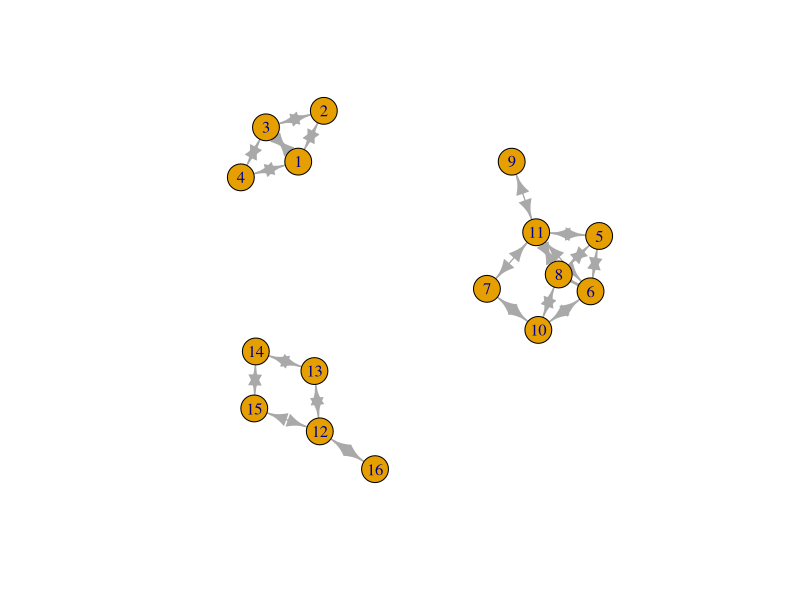

This figure's R source:
## ---- chunk 1
knitr::opts_chunk$set(echo = TRUE)
library(igraph)
## ---- chunk 2
n<-16
n_mat<-as.integer(runif(n^2, min=0, max=2))
N<-matrix(n_mat,n,n)
N
N[lower.tri(N,diag=TRUE)] <- 0
M<-t(N)
g.mat<-N+M
g.mat
## ---- chunk 3
a<-4
b<-7
c<-5

g.mat[1:a,(a+1):n]<-0
g.mat[(a+1):n,1:a]<-0

g.mat[(a+1):(a+b),(a+b+1):n]<-0
g.mat[(a+b+1):n,(a+1):(a+b)]<-0

g.mat

## ---- chunk 4
g <- graph.adjacency(g.mat, weighted=TRUE)
g
plot(g)
